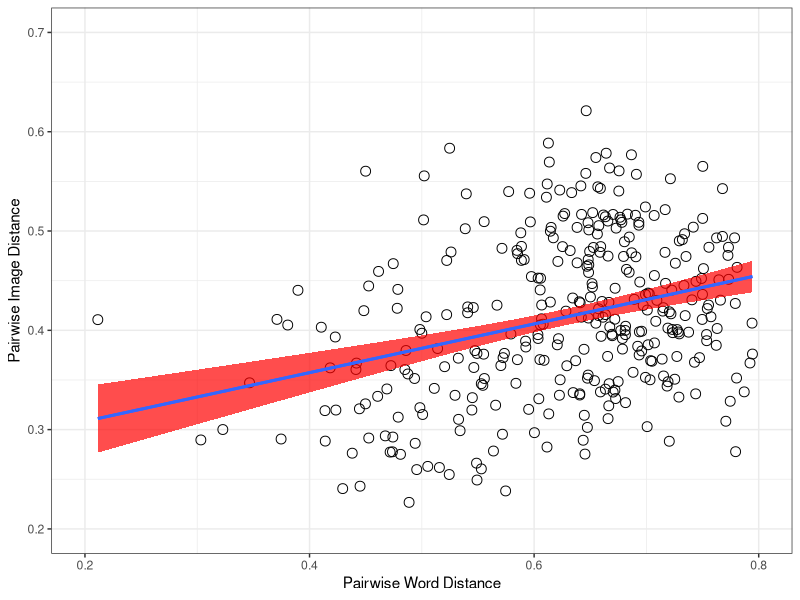
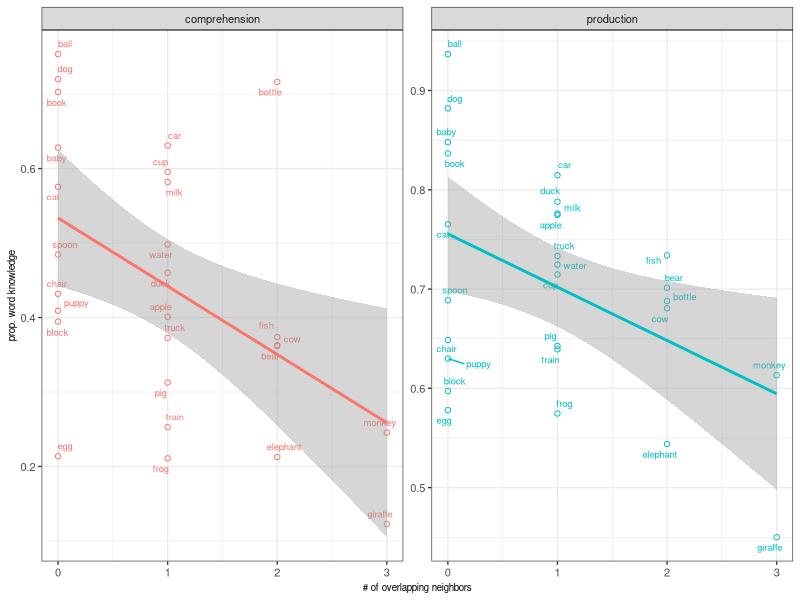

The R script that drew these images, in order: (Note: this script raises an error after producing the figures.)
## ---- chunk 1
rm(list=ls())
knitr::opts_chunk$set(fig.width=3, fig.height=3, fig.crop = F, fig.pos = "tb", fig.path='figs/',
                      echo=F, warning=F, cache=F, message=F, sanitize = T)
## ---- chunk 2
library(png)
library(grid)
library(ggplot2)
library(xtable)
library(tidyverse)
library(ggpubr)
library(broom)
library(ggrepel)
library(forcats)
# library(latex2exp)
## ---- chunk 3
animate <- c("puppy", "duck", "elephant", "pig", "monkey", "giraffe",
             "bear", "baby", "fish", "frog", "cow", "dog", "cat")
words27 <-  read_csv("data/pairwise_distances.csv") %>% distinct(word)
combo <- read_csv("data/pairwise_distances.csv") %>%
  unite(pair, X1, word, remove = T) %>% 
  distinct(cos_word,.keep_all = T)
#eb this gets rid of our redundancy issues
wb_prod <- read_csv("data/wordbank_production.csv") %>%  
   mutate(definition = forcats::fct_recode(definition,
    "fish"    = "fish (animal)",
    "water"   = "water (beverage)")) %>% 
  filter(definition%in%words27$word) %>% 
  mutate(animate = ifelse(definition %in% animate, "animate", "inanimate"))

wb_comp <- read_csv("data/wordbank_comprehension.csv") %>%
     mutate(definition = forcats::fct_recode(definition,
    "fish"    = "fish (animal)",
    "water"   = "water (beverage)")) %>% 
  filter(definition%in%words27$word) %>% 
    mutate(animate = ifelse(definition %in% animate, "animate", "inanimate"))
overlap_ratios <- read_csv("data/overlap_table_central.csv") %>% 
  mutate(animate = ifelse(word %in% animate, T, F))
overlap_ratios_random <- read_csv("data/overlap_table_RANDOM.csv")
# fix water picture in img space
neighbor_counts <- read_csv("data/neighbor_counts_central.csv") %>% 
  rename(definition = word)

neighbor_counts_random <- read_csv("data/neighbor_counts_RANDOM.csv") %>% 
  rename(definition = word)

stimuli_counts <- read_csv("python/stimuli_counts.csv")
## ---- chunk 4
perf <- read_csv("python/classify_performance.csv")
top_1_perf = sum(perf$top_1)/length(perf$top_1)
top_5_perf = sum(perf$top_5)/length(perf$top_5)
## ---- chunk 5
pairwise_corr <- cor.test(combo$cos_img, combo$cos_word, conf.int=T) %>% tidy()

pairwise_corr_string <- sprintf("$R = %0.2f$, $p < %1.2g$", pairwise_corr$estimate, pairwise_corr$p.value)
## ---- chunk 6

shapiro.test(overlap_ratios$overlap_ratio)#almost normal
overlap_wilcox <- wilcox.test(overlap_ratios$overlap_ratio, conf.int=T)# significantly different from chance
#even with correction, both animate and animate overlaps>0, not different from each other
# wilcox.test(subset(overlap_ratios, animate==F)$overlap_ratio)
# wilcox.test(subset(overlap_ratios, animate==T)$overlap_ratio)
# wilcox.test(subset(overlap_ratios, animate==T)$overlap_ratio,
#             subset(overlap_ratios, animate==F)$overlap_ratio)

shapiro.test(overlap_ratios_random$overlap_ratio)

overlap_wilcox_random <- wilcox.test(overlap_ratios_random$overlap_ratio, conf.int=T)
# overlap_wilcox
# overlap_wilcox_random
# 
#eb: this one is key: it's significantly smaller with random (but needs to be a paired test)
overlap_wilcox_compwithrandom<-wilcox.test(overlap_ratios$overlap_ratio, overlap_ratios_random$overlap_ratio, conf.int=T, paired=T)

## ---- chunk 7
ggplot(combo, aes(cos_word, cos_img))+
  geom_point(size=3, shape =1)+
  geom_smooth(method="lm", aes(group=1), show.legend=F, fill ="red", alpha = .7)+
  geom_smooth(method="lm", aes(group=1), se=F)+ # this second line is to trick ggplot into not putting the gray fill in the boxes in the legend (coming from the standard error in the first line)
  theme_bw()+
  xlab("Pairwise Word Distance")+
  ylab("Pairwise Image Distance")+
  xlim(0.2,0.80)+
  ylim(0.2,0.7)+
  theme(legend.position="bottom", 
        legend.title = element_blank(), 
        legend.text = element_text(size=7), 
        legend.key.width = unit(0.4, "cm"),
        legend.key = element_rect(fill = 'white', size = 0.1)
        )

cap <- sprintf("Relative cosine distance between items in word-space (x-axis) and image-space (y-axis), for each item pair. Fitted line reflects linear fit with SE ($R = %0.2f$, $p < .001$).", pairwise_corr$estimate, pairwise_corr$p.value)
## ---- chunk 8
wb_prod_long <- wb_prod %>% 
  gather(`16`:`30`, value = 'mean_prop_prod', key = "month")
wb_comp_long <- wb_comp %>% 
  gather(`8`:`18`, value = 'mean_prop_comp', key = "month")
wb_prod_long_allmonths <- wb_prod_long %>% 
  group_by(definition, animate) %>% 
  summarise(overall_prop_prod = mean(mean_prop_prod)) %>% 
  left_join(neighbor_counts) %>% 
  mutate(totalneighbors = (image_count+word_count)-overlap_count,
         overlapratio = overlap_count/totalneighbors)

wb_comp_long_allmonths <- wb_comp_long %>% 
  group_by(definition, animate) %>% 
  summarise(overall_prop_comp = mean(mean_prop_comp)) %>% 
  left_join(neighbor_counts) %>% 
  mutate(totalneighbors = (image_count+word_count)-overlap_count,
         overlapratio = overlap_count/totalneighbors)

prod_overlap_corr <- cor.test(wb_prod_long_allmonths$overall_prop_prod, wb_prod_long_allmonths$overlap_count, conf.int=T) %>% tidy()
comp_overlap_corr <- cor.test(wb_comp_long_allmonths$overall_prop_comp, wb_comp_long_allmonths$overlap_count, conf.int=T) %>% tidy()

wb_all<- wb_comp_long_allmonths %>% 
  left_join(wb_prod_long_allmonths) %>% 
  gather(c(overall_prop_comp, overall_prop_prod), value = prop_kids, key = comp_prod ) %>% 
  mutate(comp_prod = fct_recode(comp_prod,
    "production" = "overall_prop_prod",
    "comprehension" = "overall_prop_comp"
  ))

write.csv(wb_all, "overlap_correlations.csv")

# cor.test(wb_all$overlap_count, wb_all$prop_kids) # correlation
## ---- chunk 9

ggplot(wb_all, aes(overlap_count,prop_kids, color = comp_prod))+
  geom_point(shape=1)+
  geom_text_repel(aes(label = definition), size=2.4, force=2)+
  facet_wrap(~comp_prod, scales = "free_y")+
  stat_smooth(method = "lm")+
  theme_bw(base_size = 10)+
  theme(axis.title=element_text(size=7))+
  guides(colour = "none")+
  xlab("# of overlapping neighbors")+
  ylab("prop. word knowledge")

cap <- "Proportion of children in WordBank reported to understand (left, 8-18mo.average) or produce (right, 16-30mo. average) the 27 items, as a function of number of overlapping (image and word) neighbors. Lines indicates linear fit with SE CIs (both R$>$-.45, p$<$.05)."
## ---- chunk 10
wb_prod_long <- wb_prod %>% 
  gather(`16`:`30`, value = 'mean_prop_prod', key = "month")
wb_comp_long <- wb_comp %>% 
  gather(`8`:`18`, value = 'mean_prop_comp', key = "month")
wb_prod_long_allmonths_random <- wb_prod_long %>% 
  group_by(definition, animate) %>% 
  summarise(overall_prop_prod = mean(mean_prop_prod)) %>% 
  left_join(neighbor_counts_random) %>% 
  mutate(totalneighbors = (image_count+word_count)-overlap_count,
         overlapratio = overlap_count/totalneighbors)

wb_comp_long_allmonths_random <- wb_comp_long %>% 
  group_by(definition, animate) %>% 
  summarise(overall_prop_comp = mean(mean_prop_comp)) %>% 
  left_join(neighbor_counts_random) %>% 
  mutate(totalneighbors = (image_count+word_count)-overlap_count,
         overlapratio = overlap_count/totalneighbors)

prod_overlap_corr_random <- cor.test(wb_prod_long_allmonths_random$overall_prop_prod, wb_prod_long_allmonths_random$overlap_count, conf.int=T) %>% tidy()
comp_overlap_corr_random <- cor.test(wb_comp_long_allmonths_random$overall_prop_comp, wb_comp_long_allmonths_random$overlap_count, conf.int=T) %>% tidy()

wb_all_random<- wb_comp_long_allmonths_random %>% 
  left_join(wb_prod_long_allmonths_random) %>% 
  gather(c(overall_prop_comp, overall_prop_prod), value = prop_kids, key = comp_prod ) %>% 
  mutate(comp_prod = fct_recode(comp_prod,
    "production" = "overall_prop_prod",
    "comprehension" = "overall_prop_comp"
  ))


# cor.test(wb_all_random$overlap_count, wb_all_random$prop_kids) # no correlation with random vecs
# cor.test(wb_all$overlap_count, wb_all$prop_kids) # correlation
## ---- chunk 11
knitr::include_graphics('figs/overlap_table.pdf')
cap <- "Neighbors in image- and word-space. Overlapping neighbors are in bold and red; italicised words are image-neighbors only, underlined words are word-neighbors only. Overlap ratio reflects shared over total neighbors."
## ---- chunk 12
# References will be generated automatically by Pandoc and included here.
# The following code is some latex to format the bibliography. Do not remove it.
